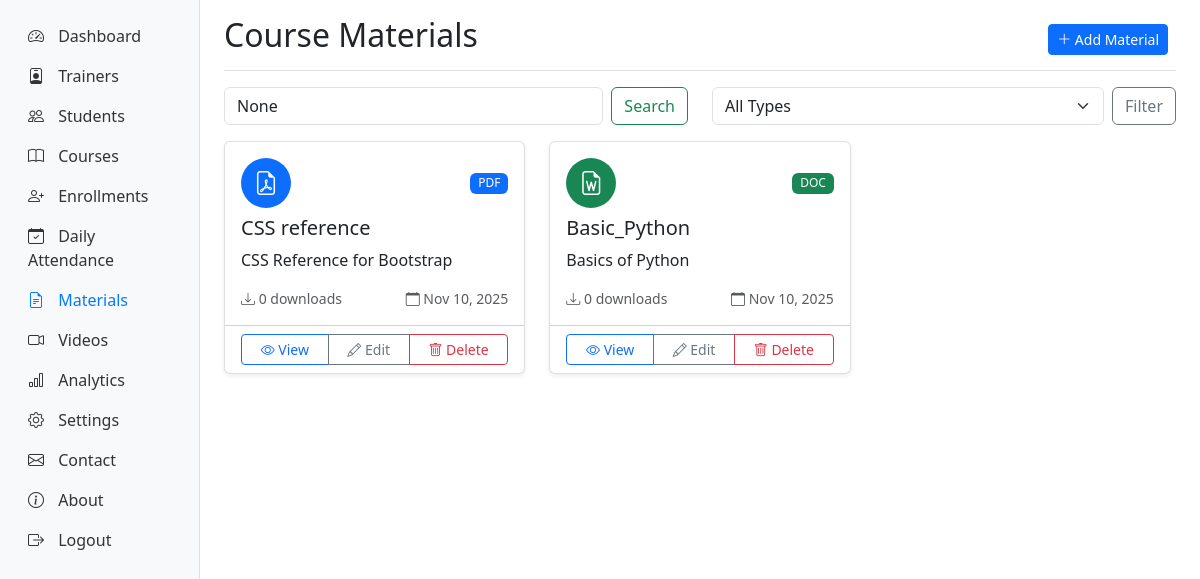
/admin-panel/materials/ (signed in), run on the app's committed database.
### courses/models.py (models this page shows, shortened)
class Material(models.Model):
    MATERIAL_TYPES = [
        ('pdf', 'PDF Document'),
        ('doc', 'Word Document'),
        ('ppt', 'PowerPoint Presentation'),
        ('xls', 'Excel Spreadsheet'),
        ('txt', 'Text File'),
        ('zip', 'Zip Archive'),
        ('other', 'Other File'),
    ]
    title = models.CharField(max_length=200)
    description = models.TextField(blank=True)
    file = models.FileField(upload_to='course_materials/')
    material_type = models.CharField(max_length=10, choices=MATERIAL_TYPES, default='pdf')
    course = models.ForeignKey(Course, on_delete=models.CASCADE, related_name='materials')
    module = models.ForeignKey(Module, on_delete=models.CASCADE, related_name='materials', null=True, blank=True)
    uploaded_by = models.ForeignKey(User, on_delete=models.CASCADE)
    download_count = models.PositiveIntegerField(default=0)
    is_active = models.BooleanField(default=True)
    created_at = models.DateTimeField(auto_now_add=True)
    updated_at = models.DateTimeField(auto_now=True)

### admin_panel/views.py (the view)
# urls.py: path('materials/', views.material_list, name='material_list'),
@login_required
@user_passes_test(is_admin)
def material_list(request):
    materials = Material.objects.select_related('course', 'module', 'uploaded_by').all()
    search_query = request.GET.get('search')
    if search_query:
        materials = materials.filter(
            Q(title__icontains=search_query) |
            Q(description__icontains=search_query)
        )
    material_type = request.GET.get('type')
    if material_type:
        materials = materials.filter(material_type=material_type)
    paginator = Paginator(materials, 12)  # Show 12 materials per page
    page_number = request.GET.get('page')
    page_obj = paginator.get_page(page_number)
    context = {
        'page_obj': page_obj,
        'search_query': search_query,
        'current_type': material_type,
    }
    return render(request, 'admin_panel/material_list.html', context)

### admin_panel/views.py (called while the page is built)
def is_admin(user):
    return user.is_staff

### templates/admin_panel/material_list.html (shortened to what this page needs)
{% extends 'base.html' %}
{% block content %}
<div class="container-fluid">
    <div class="row">
        {% include 'admin_panel/sidebar.html' %}
        <main class="col-md-9 ms-sm-auto col-lg-10 px-md-4">
            <div class="d-flex justify-content-between flex-wrap flex-md-nowrap align-items-center pt-3 pb-2 mb-3 border-bottom">
                <h1 class="h2">Course Materials</h1>
                <div class="btn-toolbar mb-2 mb-md-0">
                    <div class="btn-group me-2">
                        <a href="{% url 'admin_panel:add_material' %}" class="btn btn-sm btn-primary">
                            <i class="bi bi-plus-lg"></i> Add Material
                        </a>
                    </div>
                </div>
            </div>
            <div class="row mb-3">
                <div class="col-md-6">
                    <form method="GET" class="d-flex">
                        <input class="form-control me-2" type="search" name="search" placeholder="Search materials..." value="{{ search_query }}">
                        <button class="btn btn-outline-success" type="submit">Search</button>
                    </form>
                </div>
                <div class="col-md-6">
                    <div class="d-flex justify-content-end">
                        <select class="form-select me-2" name="type" onchange="this.form.submit()">
                            <option value="">All Types</option>
                        </select>
                        <form method="GET">
                            <button type="submit" class="btn btn-outline-secondary">Filter</button>
                        </form>
                    </div>
                </div>
            </div>
            <div class="row">
                {% for material in page_obj %}
                <div class="col-md-4 mb-4">
                    <div class="card h-100">
                        <div class="card-body">
                            <div class="d-flex justify-content-between align-items-center mb-2">
                                {% if material.material_type == 'pdf' %}
                                    <div class="bg-primary text-white rounded-circle d-flex align-items-center justify-content-center" style="width: 50px; height: 50px;">
                                        <i class="bi bi-file-earmark-pdf" style="font-size: 1.5rem;"></i>
                                    </div>
                                    <span class="badge bg-primary">{{ material.material_type|upper }}</span>
                                {% elif material.material_type == 'doc' %}
                                    <div class="bg-success text-white rounded-circle d-flex align-items-center justify-content-center" style="width: 50px; height: 50px;">
                                        <i class="bi bi-file-earmark-word" style="font-size: 1.5rem;"></i>
                                    </div>
                                    <span class="badge bg-success">{{ material.material_type|upper }}</span>
                                {% elif material.material_type == 'ppt' %}
                                    <div class="bg-warning text-white rounded-circle d-flex align-items-center justify-content-center" style="width: 50px; height: 50px;">
                                        <i class="bi bi-file-earmark-ppt" style="font-size: 1.5rem;"></i>
                                    </div>
                                    <span class="badge bg-warning">{{ material.material_type|upper }}</span>
                                {% elif material.material_type == 'xls' %}
                                    <div class="bg-success text-white rounded-circle d-flex align-items-center justify-content-center" style="width: 50px; height: 50px;">
                                        <i class="bi bi-file-earmark-excel" style="font-size: 1.5rem;"></i>
                                    </div>
                                    <span class="badge bg-success">{{ material.material_type|upper }}</span>
                                {% else %}
                                    <div class="bg-secondary text-white rounded-circle d-flex align-items-center justify-content-center" style="width: 50px; height: 50px;">
                                        <i class="bi bi-file-earmark" style="font-size: 1.5rem;"></i>
                                    </div>
                                    <span class="badge bg-secondary">{{ material.material_type|upper }}</span>
                                {% endif %}
                            </div>
                            <h5 class="card-title">{{ material.title }}</h5>
                            <p class="card-text">{{ material.description|truncatewords:15 }}</p>
                            <div class="d-flex justify-content-between text-muted small">
                                <span><i class="bi bi-download"></i> {{ material.download_count }} downloads</span>
                                <span><i class="bi bi-calendar"></i> {{ material.created_at|date:"M d, Y" }}</span>
                            </div>
                        </div>
                        <div class="card-footer bg-transparent">
                            <div class="btn-group w-100" role="group">
                                <a href="{{ material.file.url }}" target="_blank" class="btn btn-sm btn-outline-primary">
                                    <i class="bi bi-eye"></i> View
                                </a>
                                <a href="{% url 'admin_panel:edit_material' material.id %}" class="btn btn-sm btn-outline-secondary">
                                    <i class="bi bi-pencil"></i> Edit
                                </a>
                                <a href="{% url 'admin_panel:delete_material' material.id %}" class="btn btn-sm btn-outline-danger">
                                    <i class="bi bi-trash"></i> Delete
                                </a>
                            </div>
                        </div>
                    </div>
                </div>
                {% endfor %}
            </div>
        </main>
    </div>
</div>
{% endblock %}

### static/css/style.css (style rules this page uses)
.card { box-shadow: 0 0.125rem 0.25rem rgba(0, 0, 0, 0.075); border: 1px solid rgba(0, 0, 0, 0.125); }
.badge { font-weight: 500; }
.btn-group .btn { border-radius: 0; }
.btn-group .btn:first-child { border-top-left-radius: 0.25rem; border-bottom-left-radius: 0.25rem; }
.btn-group .btn:last-child { border-top-right-radius: 0.25rem; border-bottom-right-radius: 0.25rem; }

### data on the page
Material: material_type "PDF", title "CSS reference", description "CSS Reference for Bootstrap", download_count "0", created_at "Nov 10, 2025"
Material: material_type "DOC", title "Basic_Python", description "Basics of Python", download_count "0", created_at "Nov 10, 2025"
